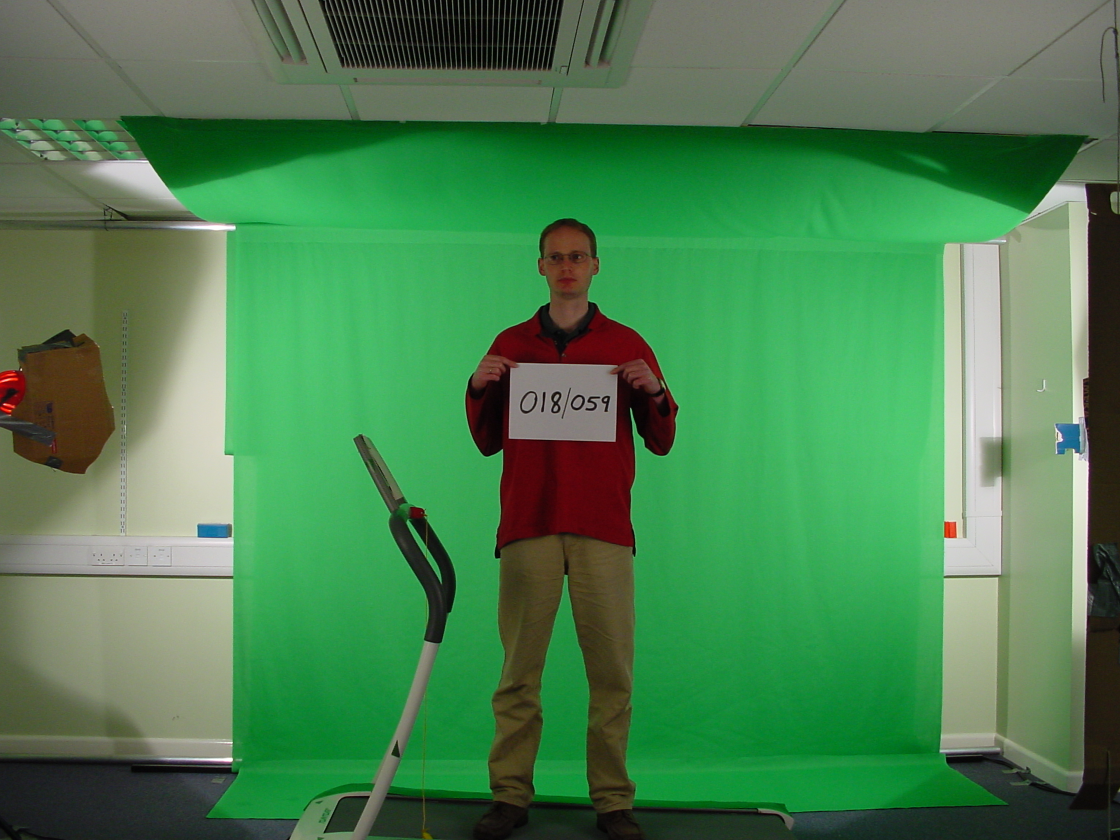
#> input picture datasets/training/10_a.jpg, 2240 x 1680 px (shown at 1/2 size)
$ python -i model.py   (imports and definitions only)
#> lines starting #> are read from the running program, lines starting #| are printed output that depends on the picture
### utils.py
import os
import cv2
import matplotlib.pyplot as plt


def get_path(rel_path):
    """
    Get absolute path based on relative path
    :param rel_path: relative path
    :return: absolute path
    """
    path = os.path.join(os.path.dirname(__file__), rel_path)
    return path


def load_images(path, dataset_name, to_gray=False):
    """
    Load images from dataset
    :param path: Path to image directory
    :param dataset_name: nameof  dataset - training, test
    :param to_gray: mark whether loadimages in grayscale
    :return: imgs: list of images, labels: list of  labels
    """
    file_names = os.listdir(get_path('datasets/' + dataset_name))
    file_names.remove('.DS_Store')

    imgs = []
    labels = []
    for file_name in file_names:
        if to_gray:
            img = cv2.imread(
                get_path(path + '/' + dataset_name + '/' + file_name),
                cv2.IMREAD_GRAYSCALE)
        else:
            img = cv2.imread(
                get_path(path + '/' + dataset_name + '/' + file_name))
        imgs.append(img)
        labels.append(file_name.lower().replace('.jpg', ''))
    return imgs, labels


# [74 lines left out: functions create_label, show_image, show_contour, get_shape_type, print_accuracy, print_compare_results, not called in this run]

### model.py
import cv2
import numpy as np
import matplotlib.pyplot as plt
from sklearn.preprocessing import minmax_scale
from sklearn.metrics import pairwise_distances

import plots
import utils

PREPROCESS_PATH = 'preprocessed'


# [224 lines left out: functions sum_ranks, get_rank, scale_matrix, extract_contours, extract_SURF, extract_SURF_features and 3 more, not called in this run]


def classify_by_contours(img_src, measure_height=False):
    if measure_height:
        print('\nClassifying {} images with contour height'.format(img_src))
    else:
        print('\nClassifying {} images with contours match'.format(img_src))

    img_train, labels_train = utils.load_images(img_src, 'training', to_gray=True)
    img_test, labels_test = utils.load_images(img_src, 'test', to_gray=True)
    print(' Images loaded ')

    cnt_train = extract_contours(img_train)
    cnt_test = extract_contours(img_test)
    print(' Features extracted ')

    print(' Matching features and doing classification ')
    np_scores, np_labels, rank_sums_list = \
        match_contours(cnt_train, cnt_test, labels_train, labels_test,
                       measure_height=True) if measure_height else match_contours(cnt_train, cnt_test, labels_train,
                                                                                  labels_test)
    return np_scores, np_labels, labels_test, rank_sums_list


# [91 lines left out: functions combine_classification, main, not called in this run]


# [2 lines not run here, left out]

>>> import cv2
>>> picture = cv2.imread('datasets/training/10_a.jpg', cv2.IMREAD_GRAYSCALE)
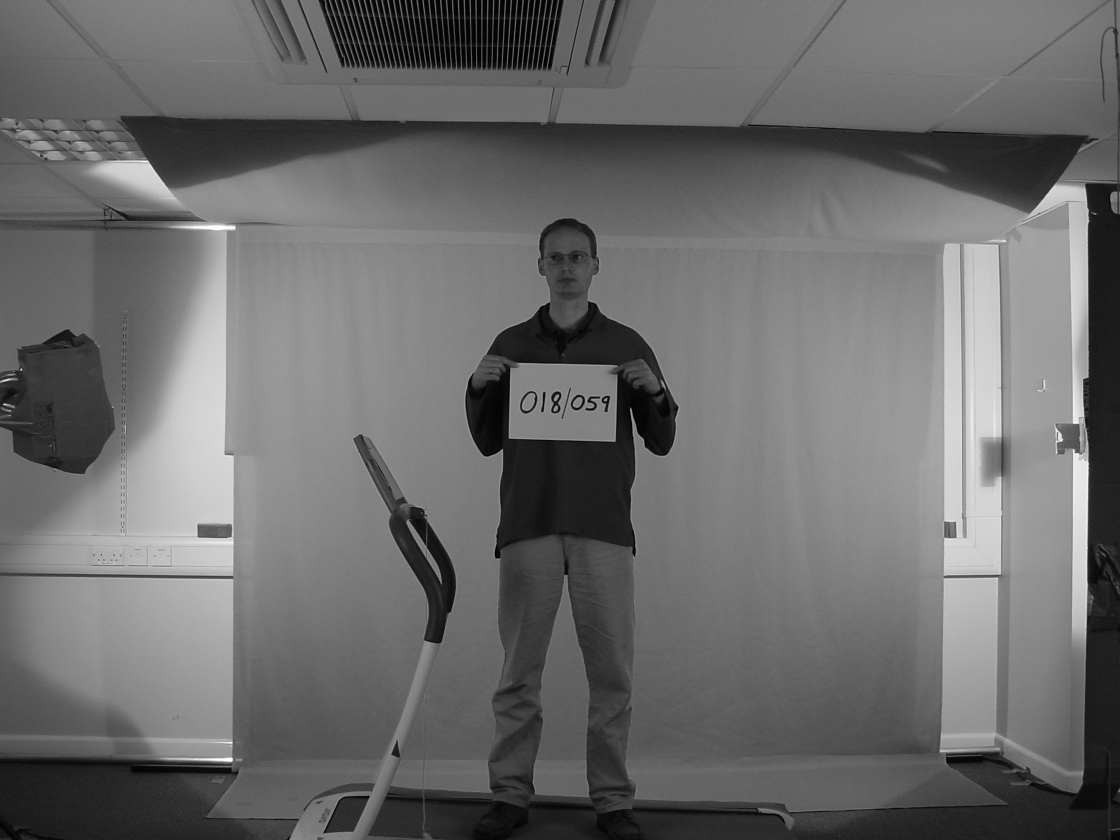
#> picture: shape (1680, 2240) (shown at 1/2 size); min 0, max 255, mean 107.3
>>> result = classify_by_contours(picture)
#> (printed output is left out)
#> (the run stopped early here; a loop or call above may not have finished)
